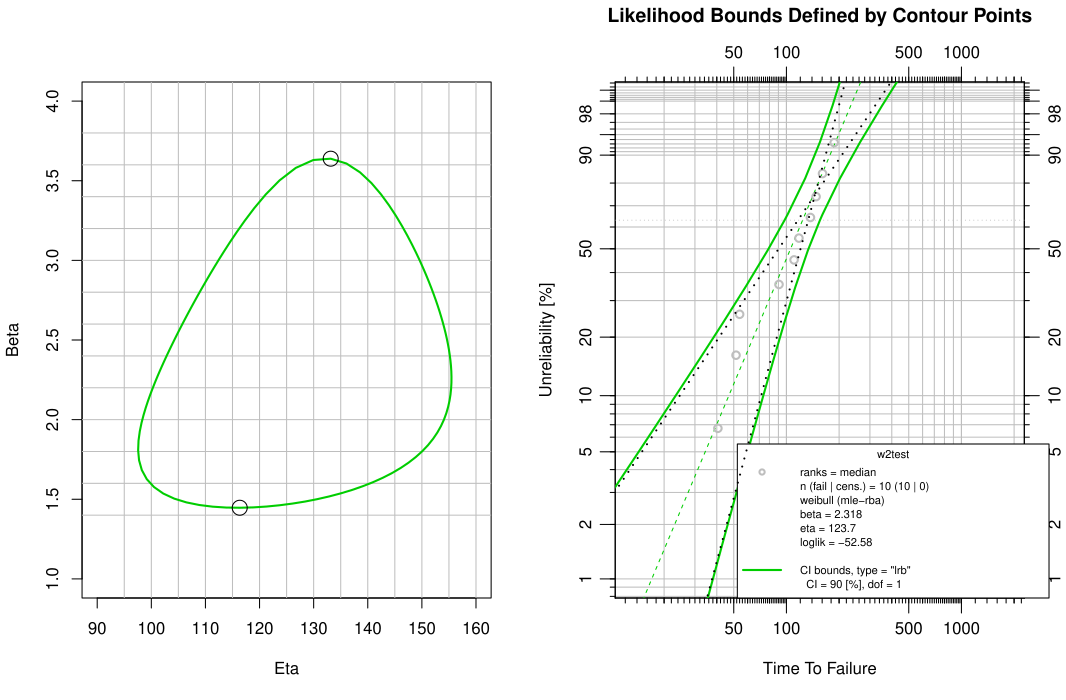

Recreate this plot in R.
## This script required WeibullR development version 1.0.11.7 at the time of presentation
## It utilizes function p2y to plot points and lines on specified wblr object canvas options.

## The w2test data set was prepared randomly and used in some of the earliest development
## of WeibullR and its precursor abrem. It became a test set of particular interest during 
## development of confidence  bounds for 3-parameter models.

 w2test<-c(40.57903, 51.5263, 54.01269, 90.70031, 110.56461,		
            117.86191, 137.16324, 147.69461, 160.77858, 187.4198)		
require(WeibullR)		
	# identify beta extremes for asymptote construction	
	contour_pts<-MLEcontour(mleframe(w2test), debias="rba")	
	max_beta<-which(contour_pts$Beta==max(contour_pts$Beta))	
	min_beta<-which(contour_pts$Beta==min(contour_pts$Beta))	

			fit_beta<-mlefit(mleframe(w2test), debias="rba")[2]	
		
	obj2<-wblr(w2test, label="w2test", col="grey")	
	obj2<-wblr.fit(obj2, method.fit="mle-rba",lty="blank")	
	obj2<-wblr.conf(obj2, method.conf="lrb", lty="solid",col="green3", lwd=2)	
			
	layout(matrix(c(1,2),1,2, byrow=TRUE))		
	layout.show(n=2)		
				
	plot_contour(obj2,xlim=c(90,160), ylim=c(1,4))		
	points(contour_pts[c(max_beta,min_beta),], cex=2, col="black")	
				
	plot(obj2, mar=c(5, 4, 4, 2) + 0.1, in.legend.blives=FALSE,	
	main="Likelihood Bounds Defined by Contour Points")
				
	## draw lines from select contour_pts that define the bounds most strongly	
	max_beta_pts<-matrix(c(1, p2y(pweibull(1,contour_pts$Beta[max_beta], contour_pts$Eta[max_beta])),	
		250, p2y(pweibull(250,contour_pts$Beta[max_beta], contour_pts$Eta[max_beta]))), 
		nrow=2,ncol=2, byrow=T)
	lines(max_beta_pts, lty="dotted",lwd=2)	
		
	min_beta_pts<-matrix(c(1, p2y(pweibull(1,contour_pts$Beta[min_beta], contour_pts$Eta[min_beta])),	
		500, p2y(pweibull(500,contour_pts$Beta[min_beta], contour_pts$Eta[min_beta]))), 
		nrow=2,ncol=2, byrow=T)
	lines(min_beta_pts, lty="dotted", lwd=2)	
		
		
	## reset the graphics device for single output		
	par(mfrow=c(1,1))		
